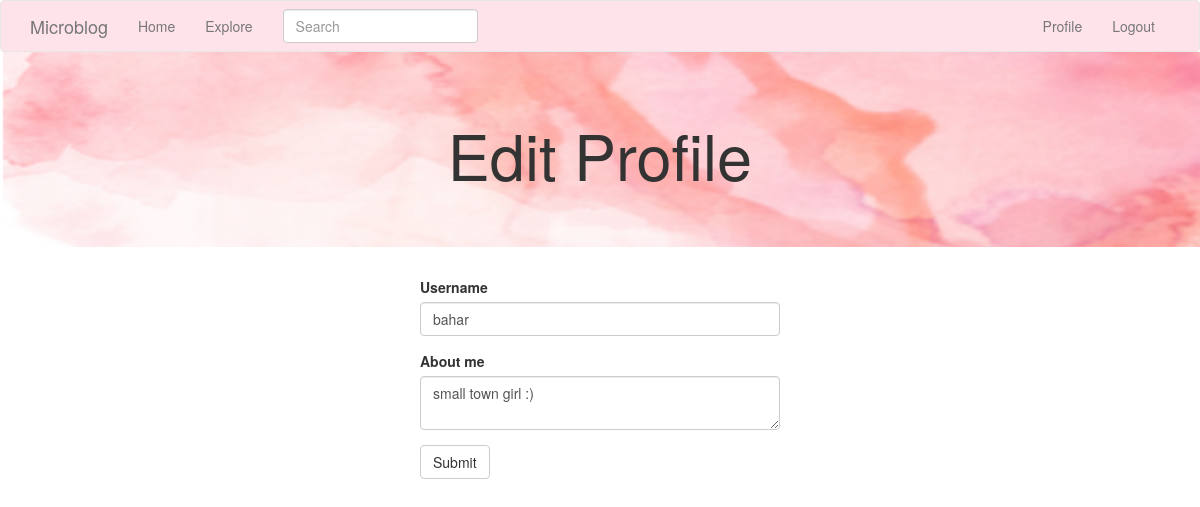
The page /edit_profile (signed in) on the database as committed earlier.
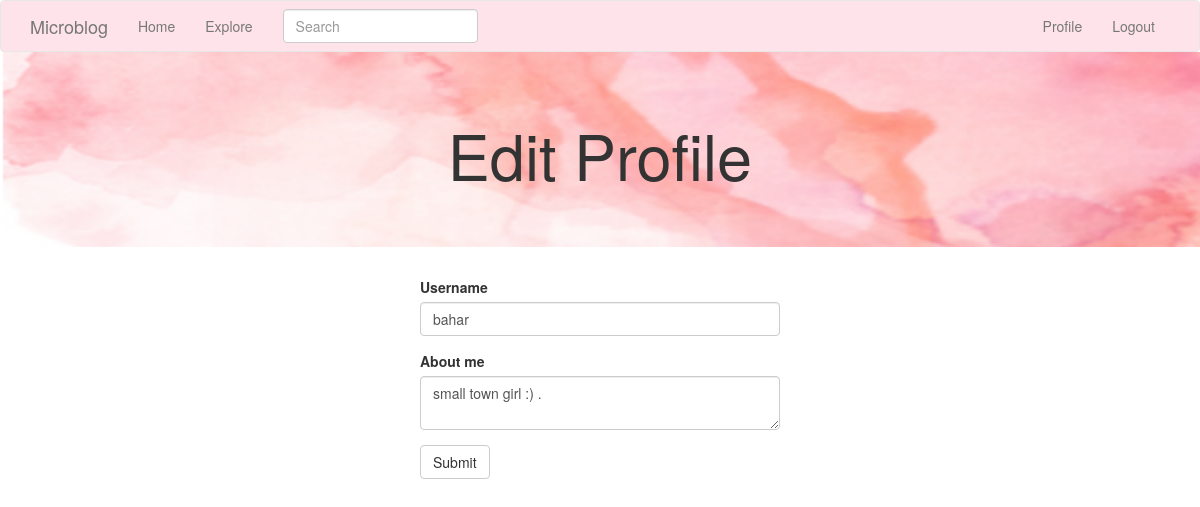
The same page on the database as committed later.
### app/models.py (models this page shows, shortened)
class User(UserMixin, db.Model):
    id = db.Column(db.Integer, primary_key=True)
    username = db.Column(db.String(64), index=True, unique=True)
    email = db.Column(db.String(120), index=True, unique=True)
    password_hash = db.Column(db.String(128))
    posts = db.relationship('Post', backref='author', lazy='dynamic')
    about_me = db.Column(db.String(140))
    last_seen = db.Column(db.DateTime, default=datetime.utcnow)
    followed = db.relationship(
        'User', secondary=followers,
        primaryjoin=(followers.c.follower_id == id),
        secondaryjoin=(followers.c.followed_id == id),
        backref=db.backref('followers', lazy='dynamic'), lazy='dynamic')

### app/main/routes.py (the view)
@bp.route('/edit_profile', methods=['GET', 'POST'])
@login_required
def edit_profile():
    form = EditProfileForm(current_user.username)
    if form.validate_on_submit():
        current_user.username = form.username.data
        current_user.about_me = form.about_me.data
        db.session.commit()
        flash(_('Your changes have been saved.'))
        return redirect(url_for('main.edit_profile'))
    elif request.method == 'GET':
        form.username.data = current_user.username
        form.about_me.data = current_user.about_me
    return render_template('edit_profile.html', title=_('Edit Profile'),
                           form=form)

### app/main/forms.py (shortened to what this page needs)
class SearchForm(FlaskForm):
    q = StringField(_l('Search'), validators=[DataRequired()])
    def __init__(self, *args, **kwargs):
        if 'formdata' not in kwargs:
            kwargs['formdata'] = request.args
        if 'csrf_enabled' not in kwargs:
            kwargs['csrf_enabled'] = False
        super(SearchForm, self).__init__(*args, **kwargs)

class EditProfileForm(FlaskForm):
    username = StringField(_l('Username'), validators=[DataRequired()])
    about_me = TextAreaField(_l('About me'), validators=[Length(min=0, max=140)])
    submit = SubmitField(_l('Submit'))
    def __init__(self, original_username, *args, **kwargs):
        super(EditProfileForm, self).__init__(*args, **kwargs)
        self.original_username = original_username

### app/main/routes.py (called while the page is built)
@bp.before_app_request
def before_request():
    if current_user.is_authenticated:
        current_user.last_seen = datetime.utcnow()
        db.session.commit()
        g.search_form = SearchForm()
    g.locale = str(get_locale())

### app/models.py (called while the page is built)
@login.user_loader
def load_user(id):
    return User.query.get(int(id))

### app/templates/edit_profile.html
{% extends "base.html" %}
{% import 'bootstrap/wtf.html' as wtf %}
{% block app_content %}
<div class="jumbotron text-center" style="background-image: url({{url_for('static', filename='bg1.png')}});">
    <h1>{{ _('Edit Profile') }}</h1></div>
    <div class="container" >
    <div class="row">
<div class="col-md-4"></div>
        <div class="col-md-4">
            {{ wtf.quick_form(form) }}
        </div>
<div class="col-md-4"></div>
</div></div>
{% endblock %}

Rows that differ between the two databases and show on the page:
changed User "bahar": about_me "small town girl :)" → "small town girl :) ."
